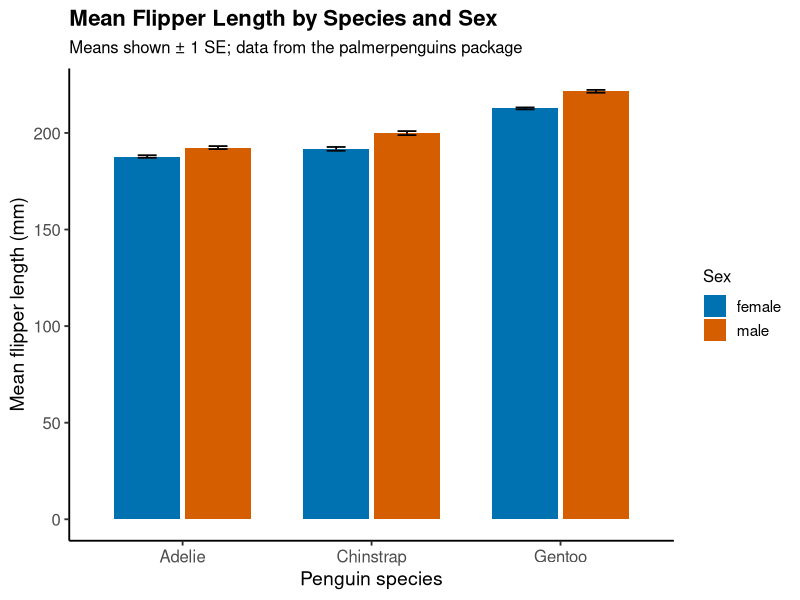

Here is the R script that generated this plot:
library(tidyverse)
library(palmerpenguins)

# --- Prepare summary data: mean and standard error of flipper length (mm) by species & sex ---
summary_df <- penguins %>%
  filter(!is.na(flipper_length_mm), !is.na(sex), !is.na(species)) %>%
  group_by(species, sex) %>%
  summarise(
    n = n(),
    mean_flipper = mean(flipper_length_mm, na.rm = TRUE),
    se_flipper = sd(flipper_length_mm, na.rm = TRUE) / sqrt(n),
    .groups = "drop"
  )

# Preview
print(summary_df)

p <- ggplot(summary_df, aes(x = species, y = mean_flipper, fill = sex)) +
  geom_col(position = position_dodge(width = 0.75), width = 0.7, colour = NA) +
  geom_errorbar(aes(ymin = mean_flipper - se_flipper, ymax = mean_flipper + se_flipper),
                position = position_dodge(width = 0.75),
                width = 0.2, size = 0.6) +
  # Informative, legible labels
  labs(
    title = "Mean Flipper Length by Species and Sex",
    subtitle = "Means shown ± 1 SE; data from the palmerpenguins package",
    x = "Penguin species",
    y = "Mean flipper length (mm)",
    fill = "Sex"
  ) +
  # Clean publication-style theme: no ggplot gray background
  theme_classic(base_size = 14) +
  theme(
    plot.title = element_text(size = 16, face = "bold", hjust = 0),
    plot.subtitle = element_text(size = 12, margin = margin(b = 8)),
    axis.title = element_text(size = 14),
    axis.text = element_text(size = 12),
    legend.title = element_text(size = 12),
    legend.text = element_text(size = 11)
  ) +
  # Optional: colorblind-friendly palette (two distinct colors for sex)
  scale_fill_manual(values = c("female" = "#0072B2", "male" = "#D55E00"))

